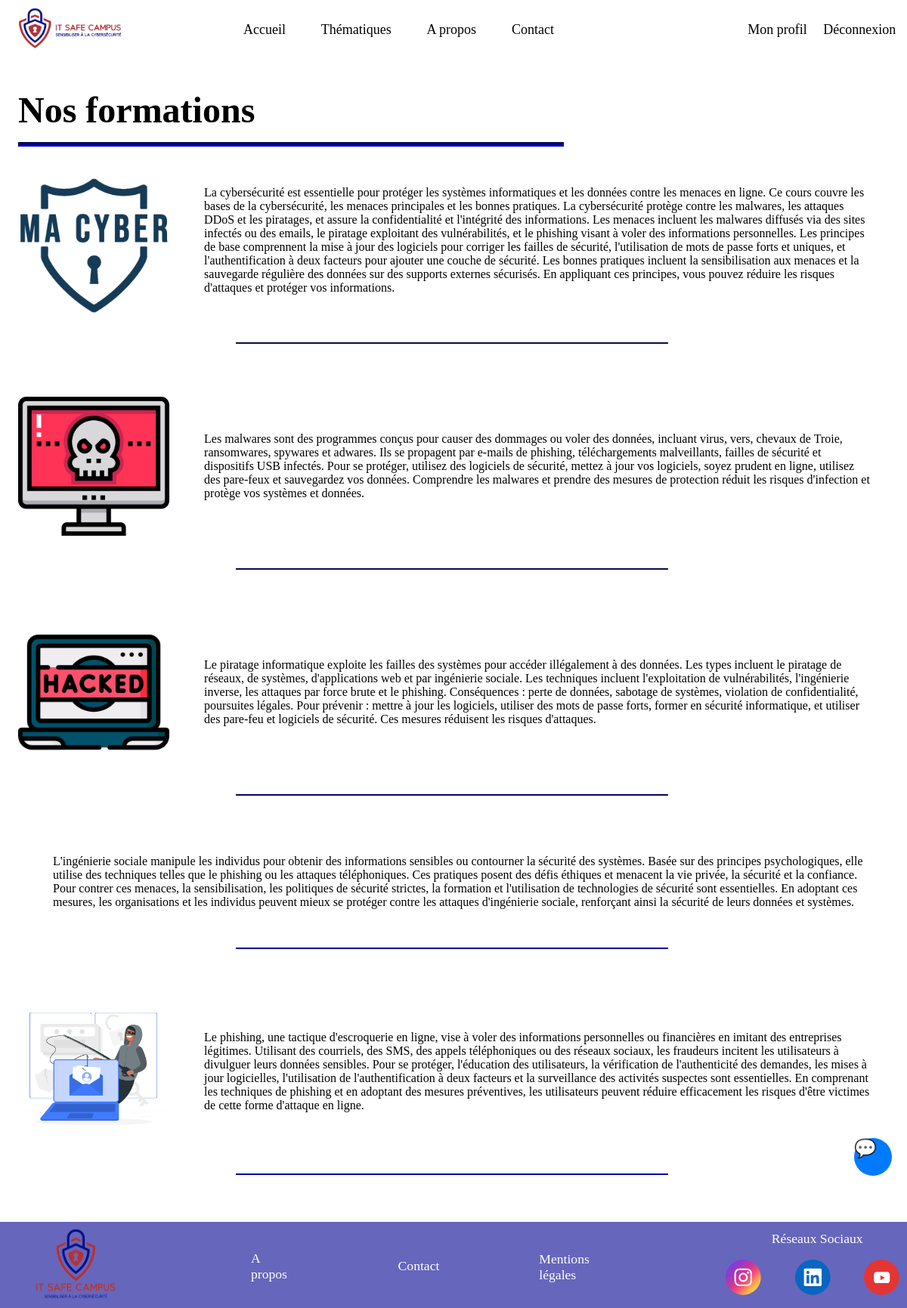
The page /index.php?page=7&id_thematique=5 (signed in) on the database its author committed.
### tables this page shows
CREATE TABLE IF NOT EXISTS `formations` (
  `id_formation` int NOT NULL AUTO_INCREMENT,
  `id_thematique` int NOT NULL,
  `nom_formation` varchar(60) NOT NULL,
  `description` longtext NOT NULL,
  `URL` varchar(60) NOT NULL,
  PRIMARY KEY (`id_formation`),
  KEY `id_thematique` (`id_thematique`)
);

### liste_formation.php (called while the page is built)
<?php
    require_once ("vue/vue_liste_formation.php");
?>

### modele/modele.php (called while the page is built, shortened)
<?php
	class Modele {
		private $pdo ;
		public function __construct(){
			$creds_data = json_decode(file_get_contents('creds.json'), true);
                        $key = $creds_data['bdd'];
			$this -> pdo = null;
			try{
				$this -> pdo = new PDO("mysql:host=db;dbname=itsafecampus","user",$key, array(PDO::MYSQL_ATTR_INIT_COMMAND => "SET NAMES utf8"));
			}
			catch(PDOException $exp){
				echo "Impossible de se connecter au serveur Mysql / itsafecampus";
				echo $exp -> getMessage();
			}
		}
		public function selectWhereFormations ($id_thematique){
			if($this -> pdo != null){
				$requete = "SELECT * from formations where id_thematique = :id_thematique ;";
				$donnees = array (":id_thematique" => $id_thematique);
				$select = $this -> pdo -> prepare ($requete);
				$select -> execute($donnees);
				return $select -> fetchAll();
			}else{
				return null;
			}
		}
	}
?>

### controleur/controleur.php (called while the page is built, shortened)
<?php
    require_once ("modele/modele.php");
    class Controleur
    {
        private $unModele;
        public function __construct(){
            $this -> unModele = new Modele();
        }
        public function selectWhereFormations ($id_thematique){
            return $this -> unModele -> selectWhereFormations ($id_thematique);
        }
    }
?>

### vue/vue_liste_formation.php (the view, shortened to what this page needs)
<?php
    if(isset($_GET['id_thematique'])){
        $id_thematique = $_GET['id_thematique'];
?>
    <div class="titre_thematique">
        <h2>Nos formations</h2>
        <hr style="width: 60%;">
    </div>
    <?php
        $lesFormations = $unControleur -> selectWhereFormations($id_thematique);
        foreach ($lesFormations as $uneFormation) {
    ?>
        <div class="thematique_liste">
            <div class="image_thematique" style="flex-direction: column;align-items: center;">
                <a href="index.php?page=5&id_thematique=<?php echo $uneFormation['id_thematique']; ?>
                &id_formation=<?php echo $uneFormation['id_formation']; ?>">
                    <img src="<?php echo "images/".$uneFormation['URL']; ?>" alt="" style=""/>
                </a>
            </div>
            <div class="resume">
                <p><?php echo $uneFormation['description']; ?></p>
            </div>
        </div>
        <div class="separation">
            <hr>
        </div>
    <?php
        }
    ?>
<?php
    }
?>
<div id="open-chat-button" onclick="toggleChat()">💬</div>

### index.php (shortened to what this page needs)
<?php
	if (isset($_GET['page'])){
		$page = $_GET['page'];
	}else{
		$page = 0;
	}
	require_once ("controleur/controleur.php");
	$unControleur = new Controleur();
?>
<head>
    <link rel="stylesheet" href="main.css" />
</head>
<body onload="noDisplay()">
    <div class="menu" id="header_menu">
        <div class="menu_logo">
            <a href="index.php?page=0">
                <img src = "images/Logo_en_petit.png"/>
            </a>
        </div>
        <div class="menu_onglets">
            <ul>
                <li><a href="index.php?page=0" >Accueil</a></li>
                <li><a href="index.php?page=1" >Thématiques</a></li>
                <li><a href="index.php?page=2" >A propos</a></li>
                <li><a href="index.php?page=3" >Contact</a></li>
            </ul>
        </div>
        <div class="menu_onglet_connexion">
            <ul style="margin-left: 35%;">
                <?php
                    if (isset($_SESSION['email'])){
                        echo "<li><a href='index.php?page=6'>Mon profil</a></li>";
                        echo "<li><a href = 'index.php?page=100'>Déconnexion</a></li>";
                    }else{
                        echo "<li><a href = 'index.php?page=9'>Connexion</a></li>";
                    }
                ?>
            </ul>
        </div>
    </div>
    <?php
        if (isset($_GET['page'])){
            $page = $_GET['page'];
        }else{
            $page = 0;
        }
        switch ($page){
            case 7 : if (isset($_SESSION['email'])){
                        require_once("liste_formation.php");
                    }else{
                        require_once("connexion.php");
                    }
                    break;
        }
    ?>
    <footer id="footer_menu">
            <div class="element_footer_logo">
                <img src = "images/Logo_en_gros.png"/>
            </div>
            <div class="element_footer">
                <a  href="index.php?page=2" class="element_desc">A propos</a>
            </div>
            <div class="element_footer">
                <a href="index.php?page=3" class="element_desc">Contact</a>
            </div>
            <div class="element_footer">
                <a href="index.php?page=3" class="element_desc">Mentions légales</a>
            </div>
            <div class="element_footer_reseaux">
                <a href="index.php?page=3" class="element_desc">Réseaux Sociaux</a>
                <div style="display: flex; width: 110%; align-items: center; gap: 5%; margin-left: 8%;">
                    <a href="https://www.instagram.com/itsafecampus.fr/">
                    </a>
                    <a href="https://www.linkedin.com/in/it-safecampus-1b389b309/">
                    </a>
                    <a href="https://www.youtube.com/channel/UCzEyLf58tjCxfby9GJ77q_g">
                    </a>
                </div>
            </div>
    </footer>
</body>

### main.css (style rules this page uses)
body { width: 100%; margin: 0; height: 100%; }
a { text-decoration: none; }
hr { width: 95%; height: 0.5%; background: #00008F; margin-left: 2%; margin-top: -25; border-color: #00008F; }
h2 { width: auto; height: auto; color: #000; font-family: Quicksand; font-size: 300%; margin-left: 2%; }
footer { display: flex; background: rgba(0, 0, 143, 0.60); margin-top: 2%; gap: 11%; }
#open-chat-button { position: fixed; bottom: 175px; right: 20px; width: 50px; height: 50px; background: #007bff; border-radius: 50%; color: #fff; border: none; cursor: pointer; font-size: 24px; display: flex; justify-content: center; align-items: center; }
.menu { display: flex; padding: 10px 10px; align-items: center; flex-shrink: 0; font-family: Quicksand; gap: 2%; }
.menu ul { margin: 0; padding: 0; display: flex; align-items: center; font-family: Quicksand; width: 70%; margin-left: 20%; gap: 10%; }
.menu li { font-size: 18px; display: flex; font-family: Quicksand; }
.menu li a { text-decoration: none; color: var(--w); }
.menu_logo { display: flex; width: 15%; }
.menu_logo img { width: 100%; height: auto ; }
.menu_onglets { width: 65%; }
.menu_onglet_connexion { width: 30%; }
.element_footer { display: flex; }
.element_footer_logo { display: flex; width: 15%; margin-left: 2%; }
.element_footer_logo img { max-width:80%; margin:7; }
.element_footer_reseaux { display: flex; align-items: center; flex-direction: column; }
.element_desc { display: flex; align-items: center; color: #FFF; font-family: Quicksand; font-size: 110%; padding-top: 5%; }
.thematique_liste { display: flex; margin-top: 2%; margin-left: 2%; margin-right: 2%; margin-bottom: 2%; gap: 4%; align-items: center; flex-direction: row; }
.resume { margin-right: 2%; }
.separation { width: 50%; height: 5%; align-items: center; margin-left: 25%; margin-top: 5%; }
.image_thematique img { margin-left: 0%; max-width: 200; }

### rows shown on the page
formations: URL (picture), description "La cybersécurité est essentielle pour protéger les systèmes informatiques et les données contre les menaces en ligne. Ce cours couvre les bases de la cybersécurité, les menaces principales et les bonnes pratiques. La cybersécurité protège contre les malwares, les attaques DDoS et les piratages, et assure la confidentialité et l'intégrité des informations. Les menaces incluent les malwares diffusés via des sites infectés ou des emails, le piratage exploitant des vulnérabilités, et le phishing visant à voler des informations personnelles. Les principes de base comprennent la mise à jour des logiciels pour corriger les failles de sécurité, l'utilisation de mots de passe forts et uniques, et…"
formations: URL (picture), description "Les malwares sont des programmes conçus pour causer des dommages ou voler des données, incluant virus, vers, chevaux de Troie, ransomwares, spywares et adwares. Ils se propagent par e-mails de phishing, téléchargements malveillants, failles de sécurité et dispositifs USB infectés. Pour se protéger, utilisez des logiciels de sécurité, mettez à jour vos logiciels, soyez prudent en ligne, utilisez des pare-feux et sauvegardez vos données. Comprendre les malwares et prendre des mesures de protection réduit les risques d'infection et protège vos systèmes et données."
formations: URL (picture), description "Le piratage informatique exploite les failles des systèmes pour accéder illégalement à des données. Les types incluent le piratage de réseaux, de systèmes, d'applications web et par ingénierie sociale. Les techniques incluent l'exploitation de vulnérabilités, l'ingénierie inverse, les attaques par force brute et le phishing. Conséquences : perte de données, sabotage de systèmes, violation de confidentialité, poursuites légales. Pour prévenir : mettre à jour les logiciels, utiliser des mots de passe forts, former en sécurité informatique, et utiliser des pare-feu et logiciels de sécurité. Ces mesures réduisent les risques d'attaques."
formations: description "L'ingénierie sociale manipule les individus pour obtenir des informations sensibles ou contourner la sécurité des systèmes. Basée sur des principes psychologiques, elle utilise des techniques telles que le phishing ou les attaques téléphoniques. Ces pratiques posent des défis éthiques et menacent la vie privée, la sécurité et la confiance. Pour contrer ces menaces, la sensibilisation, les politiques de sécurité strictes, la formation et l'utilisation de technologies de sécurité sont essentielles. En adoptant ces mesures, les organisations et les individus peuvent mieux se protéger contre les attaques d'ingénierie sociale, renforçant ainsi la sécurité de leurs données et systèmes."
formations: URL (picture), description "Le phishing, une tactique d'escroquerie en ligne, vise à voler des informations personnelles ou financières en imitant des entreprises légitimes. Utilisant des courriels, des SMS, des appels téléphoniques ou des réseaux sociaux, les fraudeurs incitent les utilisateurs à divulguer leurs données sensibles. Pour se protéger, l'éducation des utilisateurs, la vérification de l'authenticité des demandes, les mises à jour logicielles, l'utilisation de l'authentification à deux facteurs et la surveillance des activités suspectes sont essentielles. En comprenant les techniques de phishing et en adoptant des mesures préventives, les utilisateurs peuvent réduire efficacement les risques d'être…"
